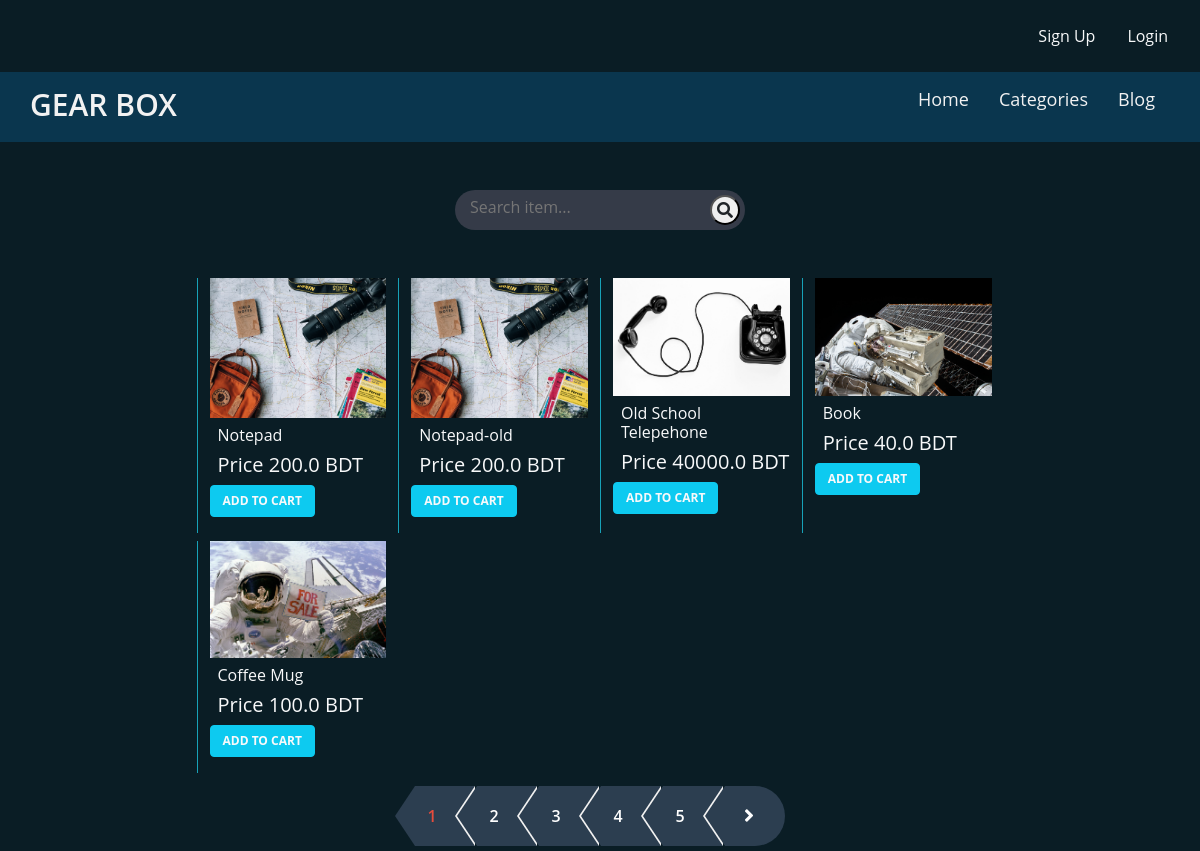
The page / on the database its author committed.
### ecom/models.py (models this page shows, shortened)
class Product(models.Model):
    sub_cat = models.ForeignKey(SubCategory, on_delete=models.CASCADE, null=True, blank=True)
    title = models.CharField(max_length=200)
    slug = models.SlugField(blank=True, null=True)
    description = models.TextField()
    price = models.FloatField()
    stock = models.PositiveIntegerField()
    image = models.ImageField(upload_to='ecom/photos')

### ecom/views.py (the view, shortened to what this page needs)
# urls.py: path('', product_view, name='product_list'),
def product_view(request, pk=None, p_or_c=None):
    if p_or_c is None:
        product_list = Product.objects.all()
    elif p_or_c == 'c':
        sub_cats = SubCategory.objects.get(pk=pk)
        product_list = sub_cats.product_set.all()
    else:
        product_list = []
    paginator = Paginator(product_list, 5)
    page_number = request.GET.get('page')
    page_obj = paginator.get_page(page_number)
    return render(request, 'ecom/product_list.html', {'page_obj': page_obj})

### ecom/context_processors.py (called while the page is built)
def category_processor(request):
    categories = Category.objects.all()
    return {"categories": categories}

### ecom/templates/ecom/product_list.html (shortened to what this page needs)
{% extends 'base.html' %}
{% block content %}
<div class="col-md-9 mx-auto">
    {% include 'ecom/search_item.html' %}
    <div class="container-fluid mt-5">
        <div class="row">
            {% if page_obj %}
            {% for pro in page_obj %}
            <div class="col-xs-6 col-sm-6 col-md-4 col-xl-3 mb-2" style="border-left:1px solid #17a2b8;">
                <figure class="figure">
                    <img class="figure-img img-fluid" src="{{ pro.image.url }}" alt="">
                    <figcaption>
                        <a class="text-decoration-none text-light"
                           href="{% url 'products:product_detail' slug=pro.slug  %}">
                            <div class="ms-2">
                                <h6>{{ pro.title }}</h6>
                                <h5>Price {{ pro.price }} BDT</h5>
                            </div>
                        </a>
                        <a href="{% url 'products:add_to_cart' pk=pro.pk %}"
                           class="btn btn-info btn-block nice-btn text-light">
                            add to cart
                        </a>
                    </figcaption>
                </figure>
            </div>
            {% endfor %}
            {% endif %}
        </div>
    </div>
    {% if page_obj %}
    <div class="pagination justify-content-center">
        <a href="#" class="num active">{{ page_obj.number }}</a>
        <a href="#" class="num">2</a>
        <a href="#" class="num">3</a>
        <a href="#" class="num">4</a>
        <a href="#" class="num">5</a>
        {% if page_obj.has_next %}
        <a href="?page={{ page_obj.next_page_number }}" class="next"><i class="fas fa-angle-right"></i></a>
        {% else %}
        <a href="#" class="next disabled" tabindex="-1" aria-disabled="true"><i class="fas fa-angle-right"></i></a>
        {% endif %}
    </div>
    {% endif %}
</div>
{% endblock %}

### static/css/all.css (style rules this page uses)
.fa, .fas, .far, .fal, .fad, .fab { -moz-osx-font-smoothing: grayscale; -webkit-font-smoothing: antialiased; display: inline-block; font-style: normal; font-variant: normal; text-rendering: auto; line-height: 1; }
.fa-angle-right:before { content: "\f105"; }
.fa, .fas { font-family: 'Font Awesome 5 Free'; font-weight: 900; }

### static/css/custom.css (style rules this page uses)
* { margin:0; padding:0; }
body { background-color: #0a1d25; color:white; font-family: 'Montserrat', sans-serif; }
.nice-btn { font-size:12px; font-weight:bold; text-align:center; text-transform:uppercase; }
* { margin: 0; padding: 0; font-family: "Open Sans",sans-serif; }
.pagination { text-align: center; }
.pagination a { text-decoration:none; margin: 5px 1px; display: inline-block; width: 60px; background: #2c3e50; height: 60px; line-height: 60px; color: #fff; font-weight: 600; transition: 0.3s; position: relative; padding-right: 26px; }
.prev,.next { padding-right: 12px !important; font-size: 20px; }
.active { color: #e74c3c !important; }
.next { border-radius: 0 30px 30px 0; }
.pagination a::before,.pagination a:after { content: ""; position: absolute; border-top: 30px solid transparent; border-bottom: 30px solid transparent; }
.num::before,.next::before { border-right: 20px solid #2c3e50; right: 100%; }
.num:after,.prev:after { border-right: 20px solid #f1f1f1; right: 0; }

### rows shown on the page
Product: image (picture), title "Notepad", price "200.0"
Product: image (picture), title "Notepad-old", price "200.0"
Product: image (picture), title "Old School Telepehone", price "40000.0"
Product: image (picture), title "Book", price "40.0"
Product: image (picture), title "Coffee Mug", price "100.0"

### other values the page prints
{{ page_obj.number }} "1"
